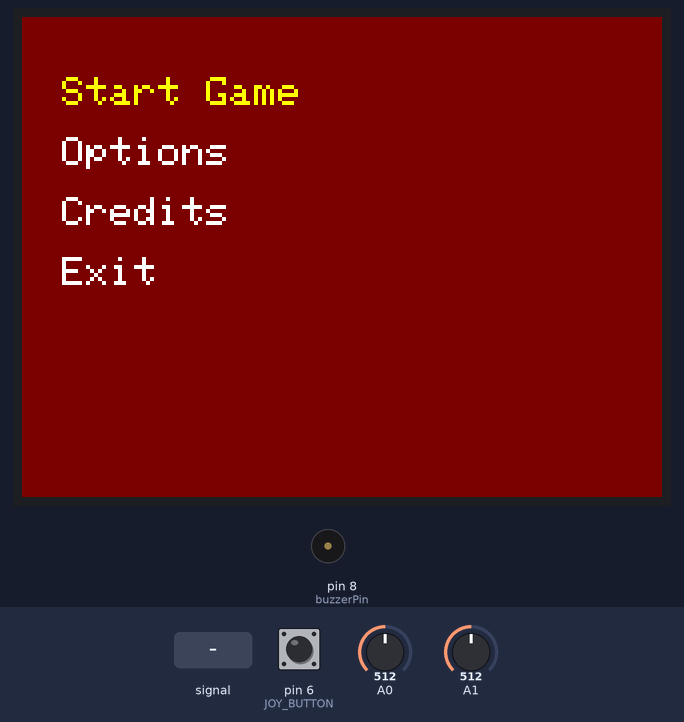
A sketch run on a simulated Arduino Uno, built with avr-gcc and run on an emulated ATmega328P. On the bench: 320×240 colour display, buzzer (waves = sounding). Inputs (shaded band) come from the test bench; at power-on: pin 6 (JOY_BUTTON) HIGH, A1 = 512, A0 = 512. The local clock reads 2024-03-15 10:24:30 at power-on unless the sketch sets it.

Above: at 2.2 s.
2.3 s: A0 fed a 200 Hz sine of ±255 counts around its level
At 2.7 s:
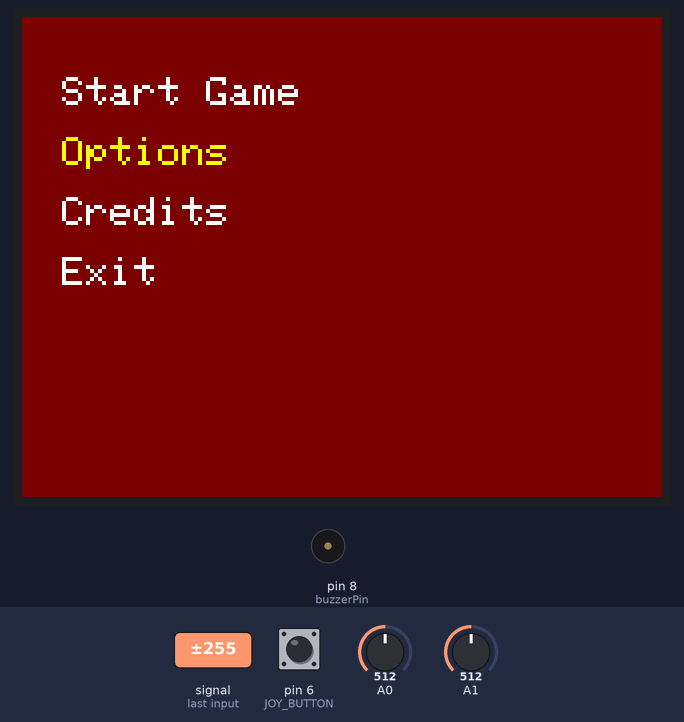
5.3 s: pin 6 (JOY_BUTTON) pulled LOW for 0.15 s
At 5.64 s:
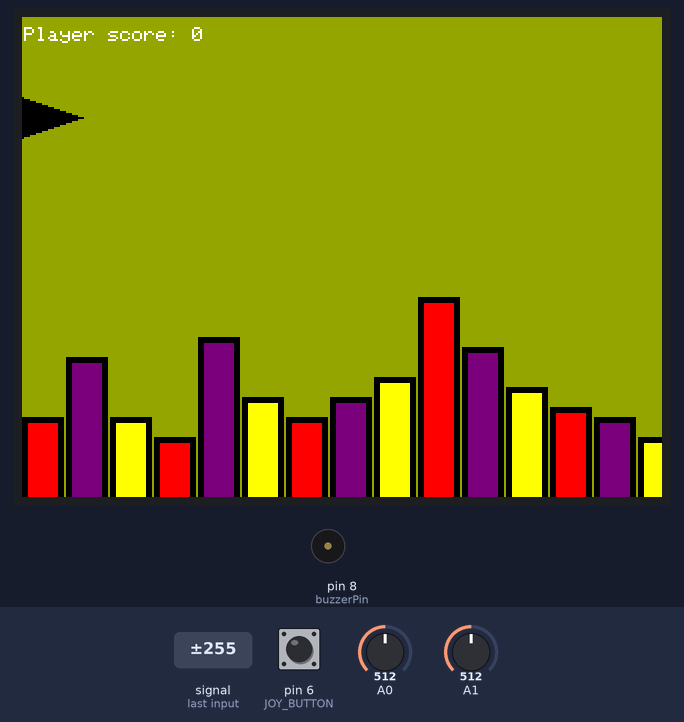
6.0 s: A1 set to 610
9.0 s: A1 set to 306
At 9.6 s:
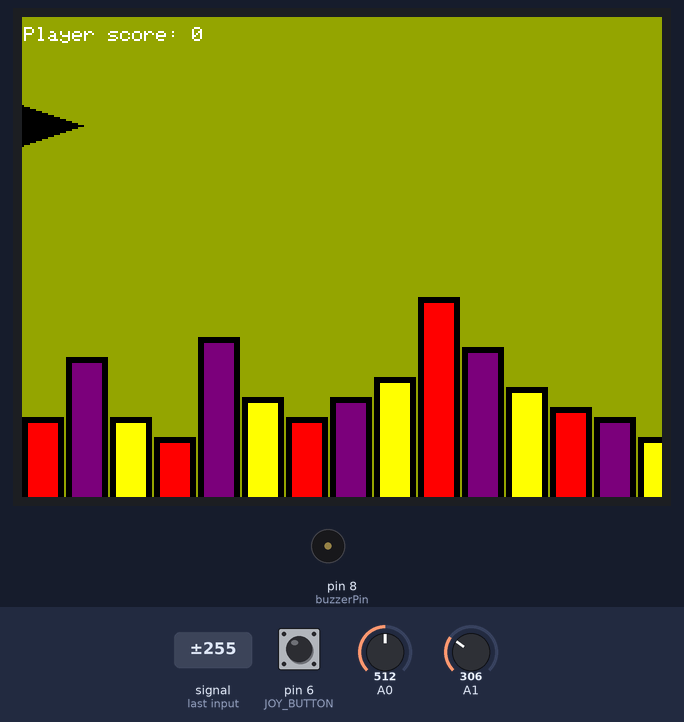
12.0 s: pin 6 (JOY_BUTTON) pulled LOW for 1 s
At 12.5 s:
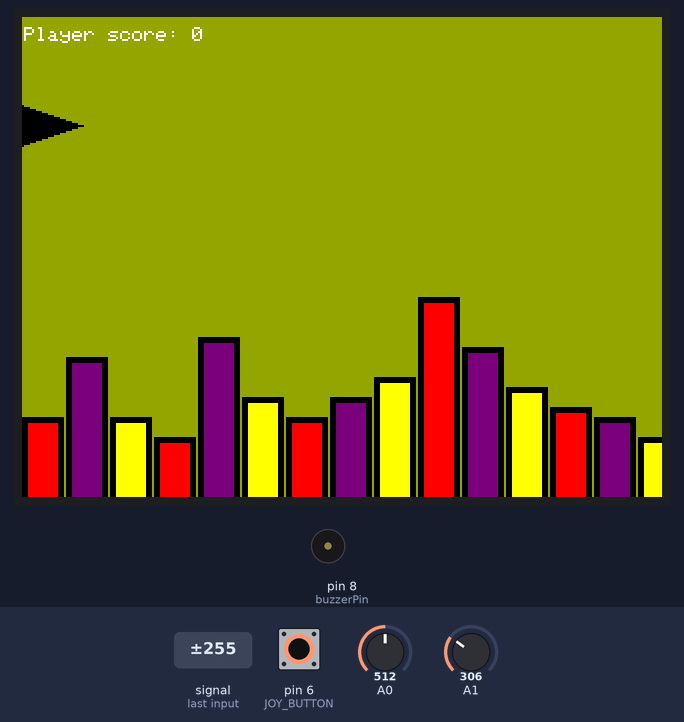
Timing chart, 0 to 15.0 s (numbered marks = the images above; inputs shaded):
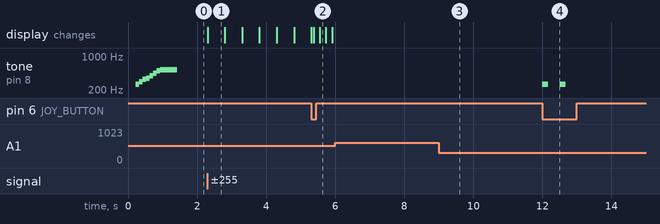

Measured:
- after the input at 2.3 s, the display: changes at once (image 1)
- after the input at 5.3 s, the display: first changes at once (image 2 shows a later state)
- after the input at 6.0 s, every drawn part: stays the same
- after the input at 9.0 s, tone on pin 8 (buzzerPin): stops changing and stays silent
- after the input at 12.0 s, tone on pin 8 (buzzerPin): alternates 262 Hz for 0.17 s and silent for 0.34 s, 4 changes in all, then stays silent, starting at once
- by itself, tone on pin 8 (buzzerPin): plays 262 Hz for 0.10 s, 294 Hz for 0.10 s, 330 Hz for 0.10 s, 349 Hz for 0.10 s, 392 Hz for 0.10 s, 440 Hz for 0.10 s … (8 notes in this stretch)
- what the display in image 1 shows lasts 0.5 s, from 2.3 s to 2.8 s

The sketch:

sketch_may23a.ino
```cpp
#include <Adafruit_GFX.h>
#include <Adafruit_ILI9341.h>
#include <Wire.h>
#include <Rtc_Pcf8563.h>
#include <string.h>

// TFT setup
#define TFT_CS     10
#define TFT_RST    -1
#define TFT_DC     9
#define MAIN_MENU_STATE 0
#define GAME_STATE 1
#define WINNING_STATE 2
#define EXITING_STATE 3
#define LOSING_STATE 4

Adafruit_ILI9341 tft = Adafruit_ILI9341(TFT_CS, TFT_DC, TFT_RST);
Rtc_Pcf8563 rtc;

// Joystick pins
#define JOY_VERT A0
#define JOY_HORZ A1
#define JOY_BUTTON 6
#define MOSI D11

struct Spaceship {
  uint16_t x_position;
  uint16_t y_position;
  uint16_t dimension;
  uint16_t damage;
  uint8_t health;
};

struct EnemySpaceship {
  bool is_alive;
  float x_position;
  float y_position;
  int16_t health;
  uint16_t dimension;
  uint16_t x_limit; // parametrul specific monstrului final
};

// reprezentare abstracta a coordonatelor entitatilor din joc
struct Coordinates {
    float x;
    float y;
};

// pinul conectat la buzzer
int buzzerPin = 8;

// notele muzicale de bun venit
#define NOTE_C4  262
#define NOTE_D4  294
#define NOTE_E4  330
#define NOTE_F4  349
#define NOTE_G4  392
#define NOTE_A4  440
#define NOTE_B4  494
#define NOTE_C5  523
int noteDuration = 500;

// Melody: "Do Re Mi"
int melody[] = {
  NOTE_C4, NOTE_D4, NOTE_E4, NOTE_F4, NOTE_G4, NOTE_A4, NOTE_B4, NOTE_C5,
};

int winNotes[] = {
  523, 587, 659, 698, 784, 880, 988, 1047,
  988, 1047, 1175, 1319, 1397, 1568, 1760, 1976,
  1760, 1568, 1397, 1319, 1175, 1047, 988, 1047
};

int loseNotes[] = {
  880, 830, 784, 740, 698, 659, 622, 587,
  554, 523, 494, 466, 440, 415, 392, 370,
  349, 330, 311, 294, 277, 262, 247, 233
};

// Meniul definit aici
const char* menuItems[] = {"Start Game", "Options", "Credits", "Exit"};
const int menuLength = sizeof(menuItems) / sizeof(menuItems[0]);
int selectedItem = 0;
int current_game_state = 0;
unsigned long lastMove = 0;
bool player_lost = false;
uint16_t sky_color;

// variabile limita, tinand cont de resursele limitate ale microcontrollerului
const uint8_t maximum_decoration_towers = 15;
const uint8_t maximum_bullets_on_screen = 10;
const uint8_t maximum_waves = 2;
const uint8_t maximum_enemies = 4;

// enemy information
uint8_t enemies_displayed = 0;
const uint8_t enemies_per_wave = 2;
EnemySpaceship enemies[maximum_enemies];
EnemySpaceship final_boss;
uint8_t current_wave = 0;
bool boss_ascending = true;

// informatiile despre starea turnurilor, inclusiv pozitii
bool drawn_decoration_towers = false;
uint16_t tower_x_position[maximum_decoration_towers];
uint16_t tower_y_position[maximum_decoration_towers] = {200, 170, 200, 210, 160, 190, 200, 190, 180, 140, 165, 185, 195, 200, 210};
uint8_t tower_length[maximum_decoration_towers];
uint8_t tower_height[maximum_decoration_towers] = {50, 80, 50, 40, 90, 60, 50, 60, 70, 110, 85, 65, 55, 50, 40};

// delay in ms folosit in implementarea debouncerului pentru butonul joystick-ului
int moveDelay = 500;
uint16_t bullet_x_positions[maximum_bullets_on_screen];
uint16_t bullet_y_positions[maximum_bullets_on_screen];
int winning_time = 0;

// logica gloantelor initializata aici
uint8_t bullet_state[maximum_bullets_on_screen];
uint16_t pending_bullet = 0;
const uint8_t bullet_radius = 2;
unsigned long last_shoot = 0;
const long shoot_delay = 500;
uint16_t player_score = 0;
const uint8_t shooting_limit_tolerance = 10;
const uint8_t passing_limit = 30;
bool finished_waves = false;

volatile unsigned long customMillis = 0;

void setupTimer1() {
  noInterrupts();

  TCCR1A = 0;
  TCCR1B = 0;

  TCNT1 = 0;

  OCR1A = 249;              // (16*10^6) / (64*1000) - 1 = 249 (for 1kHz)
  TCCR1B |= (1 << WGM12);
  TCCR1B |= (1 << CS11) | (1 << CS10);
  TIMSK1 |= (1 << OCIE1A);

  interrupts();
}

ISR(TIMER1_COMPA_vect) {
  customMillis++;
}

unsigned long my_millis() {
  return customMillis;
}

// functia de initializare a convertorului analog-digital
void adc_init(void) {
    ADCSRA |= (1 << ADPS2) | (1 << ADPS1) | (1 << ADPS0);

    ADMUX = (1 << REFS0);

    ADCSRA |= (1 << ADEN);
}

// functia implementata de la laborator
uint16_t myAnalogRead(uint8_t channel) {
    channel &= 0x07;  // only 0-7 valid

    ADMUX = (ADMUX & 0xF0) | channel;
    ADCSRA |= (1 << ADSC);
    while (ADCSRA & (1 << ADSC));

    return ADC;
}

// deseneaza nava spatiala, folosind culoarea data ca parametru
void draw_spaceship (Spaceship spaceship, uint16_t color) {
    tft.setCursor(spaceship.x_position, spaceship.y_position);
    Coordinates left_up_dot;
    left_up_dot.x = spaceship.x_position;
    left_up_dot.y = spaceship.y_position - 10;

    Coordinates left_down_dot;
    left_down_dot.x = spaceship.x_position;
    left_down_dot.y = spaceship.y_position + 10;

    Coordinates right_dot;
    right_dot.x = spaceship.x_position + 30;
    right_dot.y = spaceship.y_position;

    tft.fillTriangle(left_down_dot.x, left_down_dot.y,
                     left_up_dot.x, left_up_dot.y,
                     right_dot.x, right_dot.y, color);
}

// functie care dese
void draw_enemy_spaceship(EnemySpaceship enemy, uint16_t color, int dimension) {
  tft.setCursor(enemy.x_position, enemy.y_position);

  Coordinates left_dot;
  left_dot.x = enemy.x_position;
  left_dot.y = enemy.y_position;

  Coordinates right_down_dot;
  right_down_dot.x = enemy.x_position + dimension;
  right_down_dot.y = enemy.y_position + dimension;

  Coordinates right_up_dot;
  right_up_dot.x = enemy.x_position + dimension;
  right_up_dot.y = enemy.y_position - dimension;

  tft.fillTriangle(left_dot.x, left_dot.y,
                    right_up_dot.x, right_up_dot.y,
                    right_down_dot.x, right_down_dot.y, color);
}

// initializeaza jucatorul si specificatiile lui
Spaceship init_player(float x, float y) {
  tft.fillScreen(ILI9341_BLACK);
  int hour = rtc.getHour();

  if (hour >= 17 || hour <= 6) {
    sky_color = tft.color565(150, 165, 0);
  } else {
    sky_color = ILI9341_BLUE;
  }

  tft.fillScreen(sky_color);

  Spaceship new_spaceship;
  new_spaceship.x_position = x;
  new_spaceship.y_position = y;
  new_spaceship.damage = 40;
  new_spaceship.health = 3;
  new_spaceship.dimension = 10;

  draw_spaceship(new_spaceship, ILI9341_BLACK);
  return new_spaceship;
}

// initializeaza dimensiunile turnurilor decorative
void setup_tower_information() {
  for (uint8_t i = 0; i < maximum_decoration_towers; i++) {
    tower_x_position[i] = i * 22;
    tower_length[i] = 21;
  }
}

// seteaza disponibilitatea gloantelor
void setup_bullet_statements() {
  for (uint8_t i = 0; i < maximum_bullets_on_screen; i++) {
    bullet_state[i] = 1;
  }
}

void setup() {
  Serial.begin(9600);
  Wire.begin();
  tft.begin();
  adc_init();
  setupTimer1();

  tft.setRotation(3);
  tft.fillScreen(ILI9341_MAROON);
  tft.setTextSize(2);
  tft.setTextColor(ILI9341_BLACK);

  // folosesc pull-up-ul butonului din joystick
  pinMode(JOY_BUTTON, INPUT_PULLUP);
  drawMenu();

  setup_tower_information();
  setup_bullet_statements();

  current_game_state = MAIN_MENU_STATE;

  // ruleaza melodia de bun venit
  for (int i = 0; i < 8; i++) {
    tone(buzzerPin, melody[i], noteDuration);
    delay(noteDuration / 5);  // Slight delay between notes
  }

  rtc.initClock();

  // obtin informatiile legate de ora locala
  setRtcFromCompileTime();
}

void draw_decoration_towers() {
  for (uint8_t tower = 0; tower < maximum_decoration_towers; ++tower) {
    uint16_t color;
    if (tower % 3 == 0) {
      color = ILI9341_RED;
    } else if (tower % 3 == 1) {
      color = ILI9341_PURPLE;
    } else {
      color = ILI9341_YELLOW;
    }

    tft.fillRect(tower_x_position[tower], tower_y_position[tower], tower_length[tower], tower_height[tower], color);

    // aici desenez niste margini mai groase pentru turnuri
    for (uint8_t thickness = 0; thickness < 3; thickness++) {
      tft.drawRect(tower_x_position[tower] + thickness, tower_y_position[tower] + thickness, tower_length[tower] - 2 * thickness,
                                          tower_height[tower] - 2 * thickness, ILI9341_BLACK);
    }
  }
}

void game_loop(Spaceship &spaceship) {

  // conditia necesara si suficienta de castig
  if (final_boss.is_alive == false && finished_waves == true) {
    current_game_state = WINNING_STATE;
    tft.fillScreen(ILI9341_MAROON);
    tft.setTextSize(2);
    tft.setTextColor(ILI9341_YELLOW);
    tft.setCursor(20, 20);
    tft.println("Congratulations!!! You won the game!!");
    tft.print("Final score: " + String(player_score));

    for (int i = 0; i < 24; i++) {
      tone(buzzerPin, winNotes[i], noteDuration);
      delay(noteDuration / 2);  // Slight delay between notes
    }
    return;
  }

  // gestionez lupta finala din joc
  if (current_wave >= maximum_waves) {
    // inseamna ca nu avem boss initializat
    if (finished_waves == false) {
      final_boss.x_limit = 200;
      final_boss.x_position = tft.width();
      final_boss.y_position = 50;
      final_boss.is_alive = true;
      final_boss.health = 100;
    }

    finished_waves = true;

    // valabil doar cand bossul inca nu a fost nimicit
    if (final_boss.is_alive == true) {
      draw_enemy_spaceship(final_boss, sky_color, 30);

      // definirea miscarii bossului
      if (final_boss.x_position > final_boss.x_limit) {
        final_boss.x_position -= 2;
      } else {
        if (boss_ascending == true) {
          final_boss.y_position -= 0.3;
        } else {
          final_boss.y_position += 0.3;
        }

        if (final_boss.y_position < 10) {
          boss_ascending = false;
        } else if (final_boss.y_position >= 100) {
          boss_ascending = true;
        }
      }

      draw_enemy_spaceship(final_boss, ILI9341_BLACK, 30);

      // daca glontul omite bossul, jocul s-a incheiat
      for (uint8_t i = 0; i < pending_bullet; i++) {
        if (bullet_state[i] == 1) {
          if (bullet_x_positions[i] > tft.width()) {
            current_game_state = LOSING_STATE;
            tft.fillScreen(ILI9341_MAROON);
            tft.setTextSize(2);
            tft.setTextColor(ILI9341_YELLOW);
            tft.setCursor(20, 20);
            tft.println("You lost this game!! Try again!");
            tft.print("Your final score: " + String(player_score));

            // muzica specifica pierderii meciului
            for (int i = 0; i < 24; i++) {
              tone(buzzerPin, loseNotes[i], noteDuration);
              delay(noteDuration / 2);  // Slight delay between notes
            }
            player_lost = true;
            break;
          } else {
            // glontul se intersecteaza cu inamicul final
            if (abs(final_boss.x_position - bullet_x_positions[i]) < 30 && abs(final_boss.y_position - bullet_y_positions[i]) < 30) {
              final_boss.health -= 40;
              Serial.println(final_boss.health);
              tft.fillCircle(bullet_x_positions[i], bullet_y_positions[i], bullet_radius, sky_color);
              bullet_state[i] = 0;
              if (final_boss.health < 0) {
                final_boss.is_alive = false;
              }
            }
          }
        }
      }
    }
  }

  if (!drawn_decoration_towers) {
    draw_decoration_towers();
    drawn_decoration_towers = true;
  }

  if (enemies_displayed == 0 && current_wave < maximum_waves) {
    for (int i = 0; i < enemies_per_wave; i++) {
      enemies[i].x_position = tft.width() + shooting_limit_tolerance;
      enemies[i].y_position = (i + 1) * 30;
      enemies[i].is_alive = true;
      enemies[i].dimension = 10;

      draw_enemy_spaceship(enemies[i], ILI9341_RED, 10);
    }

    enemies_displayed += enemies_per_wave;
  }

  // gestionarea inamicilor
  for (int i = 0; i < enemies_per_wave; i++) {
    if (enemies[i].is_alive == true) {
      if (abs(enemies[i].x_position - spaceship.x_position) < 20 && abs(enemies[i].y_position - spaceship.y_position) < 20) {
        current_game_state = LOSING_STATE;
        tft.fillScreen(ILI9341_MAROON);
        tft.setTextSize(2);
        tft.setTextColor(ILI9341_YELLOW);
        tft.setCursor(20, 20);
        tft.println("You lost this game!! Try again!");
        tft.print("Your final score: " + String(player_score));

        for (int i = 0; i < 24; i++) {
          tone(buzzerPin, loseNotes[i], noteDuration);
          delay(noteDuration / 2);
        }
        player_lost = true;
        break;
      }
    }

    if (enemies[i].x_position < 0 - passing_limit) {
      enemies[i].is_alive == false;
      enemies_displayed -= 1;

      if (!enemies_displayed) {
        current_wave += 1;
      }
    }

    if (enemies[i].is_alive == true) {
      draw_enemy_spaceship(enemies[i], sky_color, 10);
      enemies[i].x_position -= 0.2f;
      draw_enemy_spaceship(enemies[i], ILI9341_RED, 10);
    }
  }

  if (player_lost == true) {
    return;
  }

  // miscarea caracterului principal
  float current_vert = myAnalogRead(JOY_VERT - A0);
  float current_horz = myAnalogRead(JOY_HORZ - A0);
  bool move = false;

  // nici o miscare detectata
  if (current_vert > 600 || current_vert < 400 || current_horz < 400 || current_horz > 600) {
    move = true;
    draw_spaceship(spaceship, sky_color);
  }

  if (current_vert < 400 && spaceship.y_position > 30) {
      spaceship.y_position -= 2;
  } else if (current_vert > 600 && spaceship.y_position < 150) {
      spaceship.y_position += 2;
  }

  if (current_horz > 600) {
      spaceship.x_position += 2;
  } else if (current_horz < 400 && spaceship.x_position > 2) {
      spaceship.x_position -= 2;
  }

  // gestionarea gloantelor
  for (uint8_t i = 0; i < pending_bullet; i++) {
    if (bullet_x_positions[i] < tft.width() + shooting_limit_tolerance && bullet_state[i] == 1) {
      for (int j = 0; j < enemies_per_wave; j++) {

        if (enemies[j].x_position < 0) {
          enemies[j].is_alive == false;
          enemies_displayed -= 1;
        }

        if (enemies[j].is_alive == true) {
          uint16_t x_bullet = bullet_x_positions[i];
          uint16_t y_bullet = bullet_y_positions[i];

          if (enemies[j].x_position - x_bullet < 20 && abs(enemies[j].y_position - y_bullet) < 20 && bullet_state[i] == 1) {
            enemies[j].is_alive = false;
            enemies_displayed -= 1;

            if (!enemies_displayed) {
              current_wave += 1;
            }

            bullet_state[i] = 0;

            // drawing the enemy and bullet so they are invisible
            draw_enemy_spaceship(enemies[j], sky_color, 10);
            player_score += 100;
            tft.setCursor(1, 5);
            tft.setTextSize(1);
            tft.print("Player score: " + String(player_score));
            tft.fillCircle(bullet_x_positions[i], bullet_y_positions[i], bullet_radius, sky_color);
            bullet_x_positions[i] = 10000;
            break;
          }
        }
      }

      tft.fillCircle(bullet_x_positions[i], bullet_y_positions[i], bullet_radius, sky_color);
      bullet_x_positions[i] += 15;
      tft.fillCircle(bullet_x_positions[i], bullet_y_positions[i], bullet_radius, ILI9341_BLACK);
    } else {
      bullet_state[i] = 0;
    }
  }

  // logica apelata la apasarea butonului
  if (digitalRead(JOY_BUTTON) == LOW && (my_millis() - last_shoot > shoot_delay)) {
    tone(buzzerPin, NOTE_C4, noteDuration / 3);
    uint8_t bullet_x = spaceship.x_position + 40;
    bullet_x_positions[pending_bullet] = bullet_x;
    bullet_y_positions[pending_bullet] = spaceship.y_position;
    pending_bullet += 1;

    last_shoot = my_millis();
  }

  // desenarea navei, numai dupa ce s-a observat o miscare a acesteia
  if (move) {
    draw_spaceship(spaceship, ILI9341_BLACK);
  }
}

void loop() {
  float vert = myAnalogRead(JOY_VERT - A0);
  float horz = myAnalogRead(JOY_HORZ - A0);

  if (current_game_state == MAIN_MENU_STATE) {
    // Gestionarea navigarii prin meniu
    if (my_millis() - lastMove > moveDelay) {
      if (vert > 600) {
        selectedItem++;
        if (selectedItem < 0) selectedItem = menuLength - 1;
        lastMove = my_millis();
        drawMenu();
      } else if (vert < 400) {
        selectedItem--;
        if (selectedItem >= menuLength) selectedItem = 0;
        lastMove = my_millis();
        drawMenu();
      }
    }
  }

  if (digitalRead(JOY_BUTTON) == LOW && my_millis() - winning_time > 500) {
    if (current_game_state == MAIN_MENU_STATE) {
      current_game_state = GAME_STATE;
      Spaceship player_spaceship = init_player(0, 50);
      tft.setCursor(1, 5);
      tft.setTextSize(1);
      tft.setTextColor(ILI9341_WHITE, sky_color);
      tft.print("Player score: " + String(player_score));

      memset(&final_boss, 0, sizeof(EnemySpaceship));
      while(1) {
        game_loop(player_spaceship);

        if (current_game_state == WINNING_STATE || current_game_state == LOSING_STATE) {
          break;
        }
      }
    } else if (current_game_state == WINNING_STATE || current_game_state == LOSING_STATE) {
      current_game_state = MAIN_MENU_STATE;
      winning_time = my_millis();
      tft.fillScreen(ILI9341_MAROON);
      tft.setTextSize(2);
      tft.setTextColor(ILI9341_BLACK);
      drawMenu();

      // resetarea statisticilor jucatorului
      finished_waves = false;
      memset(&final_boss, 0, sizeof(EnemySpaceship));
      current_wave = 0;
      pending_bullet = 0;
      enemies_displayed = 0;
      drawn_decoration_towers = false;
      player_lost = false;
      player_score = 0;
      boss_ascending = true;
    }
  }
}

void drawMenu() {
  for (int i = 0; i < menuLength; i++) {
    if (i == selectedItem) {
      tft.setTextColor(ILI9341_YELLOW);
    } else {
      tft.setTextColor(ILI9341_WHITE);
    }
    tft.setCursor(20, 30 + i * 30);
    tft.print(menuItems[i]);
  }
}

// functie de retinere a orei din cadrul timpului local
void setRtcFromCompileTime() {
  // informatia despre timpul local
  const char* time = __TIME__;

  char *p = strtok(time, ":");
  int hour = atoi(p);
  p = strtok(NULL, ":");
  int minute = atoi(p);
  p = strtok(NULL, ":");
  int seconds = atoi(p);

  rtc.setTime(hour, minute, seconds);
}
```
